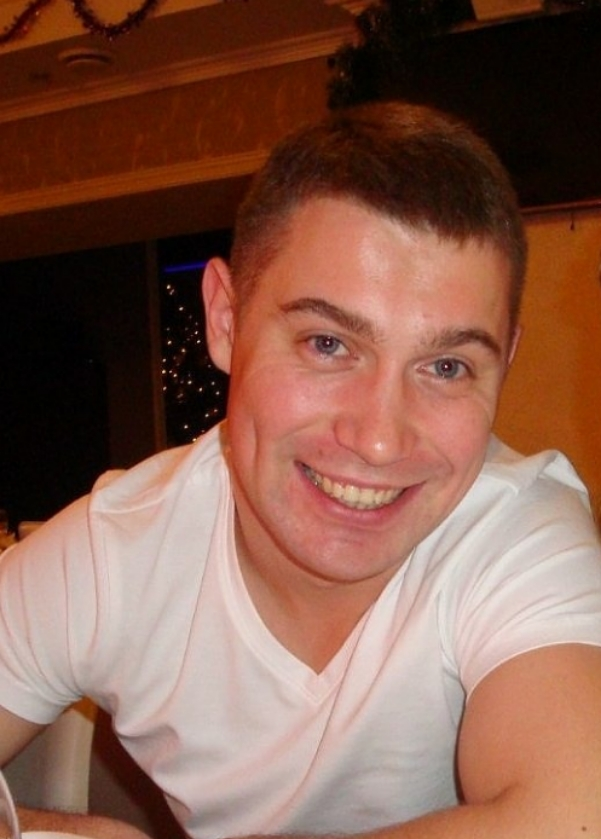
#> input picture first/11.jpg, 601 x 839 px
$ python first.py
#> lines starting #> are read from the running program, lines starting #| are printed output that depends on the picture
import cv2 as cv
#print(cv.__version__)

def loading_display_saving():
    img = cv.imread('11.jpg', cv.IMREAD_GRAYSCALE)
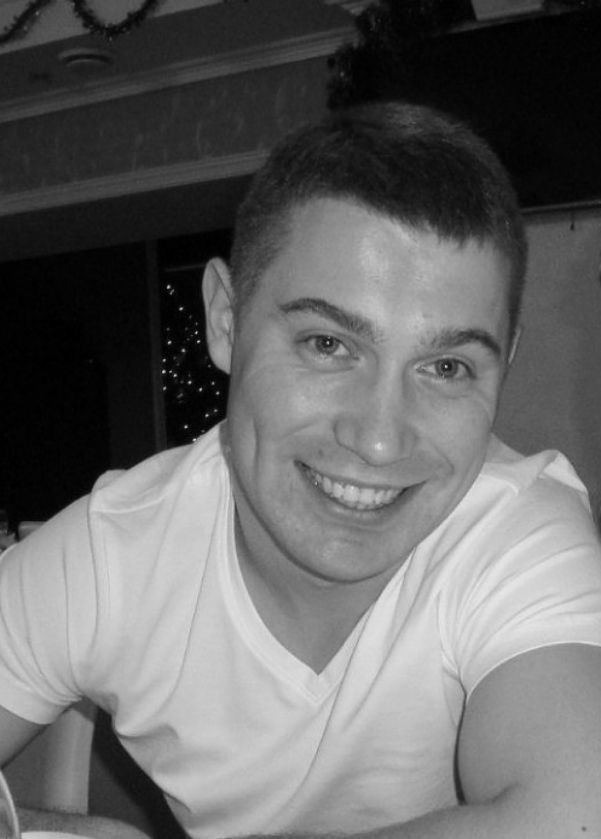
#> img: shape (839, 601); min 0, max 230, mean 103.6
    print('height:'+str(img.shape[0]))
#| height:839
    print('width:'+str(img.shape[1]))
#| width:601
    #cv.imshow('11', img)
    #cv.waitKey(0)
    #cv.imwrite('graySerj.jpg', img)

loading_display_saving()
